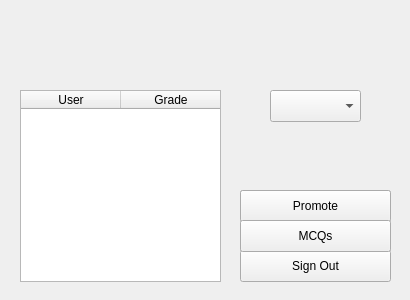
<?xml version="1.0" encoding="UTF-8"?>
<ui version="4.0">
 <class>AdminWindow</class>
 <widget class="QWidget" name="AdminWindow">
  <property name="geometry">
   <rect>
    <x>0</x>
    <y>0</y>
    <width>410</width>
    <height>300</height>
   </rect>
  </property>
  <property name="windowTitle">
   <string>Profile</string>
  </property>
  <widget class="QLabel" name="label_username">
   <property name="geometry">
    <rect>
     <x>170</x>
     <y>30</y>
     <width>59</width>
     <height>16</height>
    </rect>
   </property>
   <property name="text">
    <string/>
   </property>
  </widget>
  <widget class="QComboBox" name="combobox_mcqs">
   <property name="geometry">
    <rect>
     <x>270</x>
     <y>90</y>
     <width>91</width>
     <height>32</height>
    </rect>
   </property>
  </widget>
  <widget class="QTableWidget" name="table">
   <property name="geometry">
    <rect>
     <x>20</x>
     <y>90</y>
     <width>201</width>
     <height>192</height>
    </rect>
   </property>
   <property name="horizontalScrollBarPolicy">
    <enum>Qt::ScrollBarAlwaysOff</enum>
   </property>
   <property name="dragEnabled">
    <bool>false</bool>
   </property>
   <property name="selectionMode">
    <enum>QAbstractItemView::SingleSelection</enum>
   </property>
   <property name="selectionBehavior">
    <enum>QAbstractItemView::SelectRows</enum>
   </property>
   <property name="sortingEnabled">
    <bool>false</bool>
   </property>
   <attribute name="verticalHeaderVisible">
    <bool>false</bool>
   </attribute>
   <column>
    <property name="text">
     <string>User</string>
    </property>
   </column>
   <column>
    <property name="text">
     <string>Grade</string>
    </property>
   </column>
  </widget>
  <widget class="QPushButton" name="button_createmcq">
   <property name="geometry">
    <rect>
     <x>240</x>
     <y>220</y>
     <width>151</width>
     <height>32</height>
    </rect>
   </property>
   <property name="text">
    <string>Create a new MCQ</string>
   </property>
  </widget>
  <widget class="QPushButton" name="button_users">
   <property name="geometry">
    <rect>
     <x>240</x>
     <y>190</y>
     <width>151</width>
     <height>32</height>
    </rect>
   </property>
   <property name="text">
    <string>Users</string>
   </property>
  </widget>
  <widget class="QPushButton" name="button_signout">
   <property name="geometry">
    <rect>
     <x>240</x>
     <y>250</y>
     <width>151</width>
     <height>32</height>
    </rect>
   </property>
   <property name="text">
    <string>Sign Out</string>
   </property>
  </widget>
  <widget class="QPushButton" name="button_changerank">
   <property name="geometry">
    <rect>
     <x>240</x>
     <y>190</y>
     <width>151</width>
     <height>32</height>
    </rect>
   </property>
   <property name="text">
    <string>Promote</string>
   </property>
  </widget>
  <widget class="QPushButton" name="button_tomcqs">
   <property name="geometry">
    <rect>
     <x>240</x>
     <y>220</y>
     <width>151</width>
     <height>32</height>
    </rect>
   </property>
   <property name="text">
    <string>MCQs</string>
   </property>
  </widget>
 </widget>
 <resources/>
 <connections/>
</ui>
